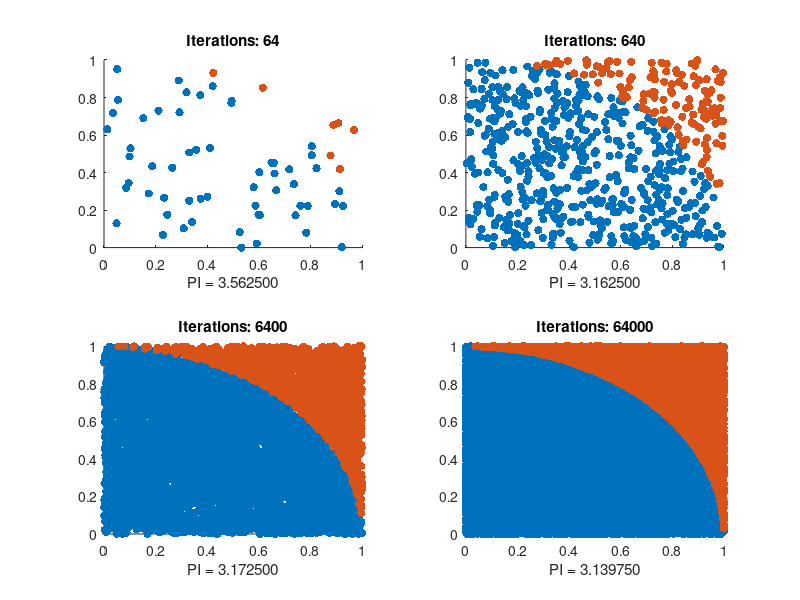

Write the MATLAB code that produced this figure.
% Author: Sahil Raj
% Date: 02/08/2025
% Solution of Assignment 1 Problem 1
% Description: Show the convergence of value of PI in
%              Monte-carlo simulation with increasing
%              number of iterations.

clc; clear all;

%% Function to compute the value of pi using monte carlo simulation
% input:
%     iterations: number of monte carlo iterations
% output:
%     res: the computed value of PI
%     inpoints: sampled points that lied inside the unit circle
%     outpoints: sample points that lied outside the unit circle
function [res, inpoints, outpoints] = computePI(iterations)

  count_in = 0;
  count_all = 0;

  inpoints = [];
  outpoints = [];

  for i = 1:iterations
    x = rand; % randomly sample the x-coordinate
    y = rand; % randomly sample the y-coordinate
    d = norm([x; y]);

    if d <= 1.0 % increase the inside count if point lies inside
      count_in += 1;
      inpoints = [inpoints, [x; y]];
    else
      outpoints = [outpoints, [x; y]];
    endif
      count_all += 1;
  endfor

  res = 4 * count_in / count_all;

endfunction

% start with base count 64
iterations = 64;

for i = (1:4)
  subplot(2, 2, i);
  [res, inpoints, outpoints] = computePI(iterations);
  scatter(inpoints(1,:), inpoints(2,:), "filled");
  hold on;
  scatter(outpoints(1,:), outpoints(2,:), "filled");
  hold off;
  titlestring = sprintf("Iterations: %d", iterations);
  title(titlestring);
  labelstring = sprintf("PI = %.6f", res);
  xlabel(labelstring);
  iterations *= 10;
endfor

